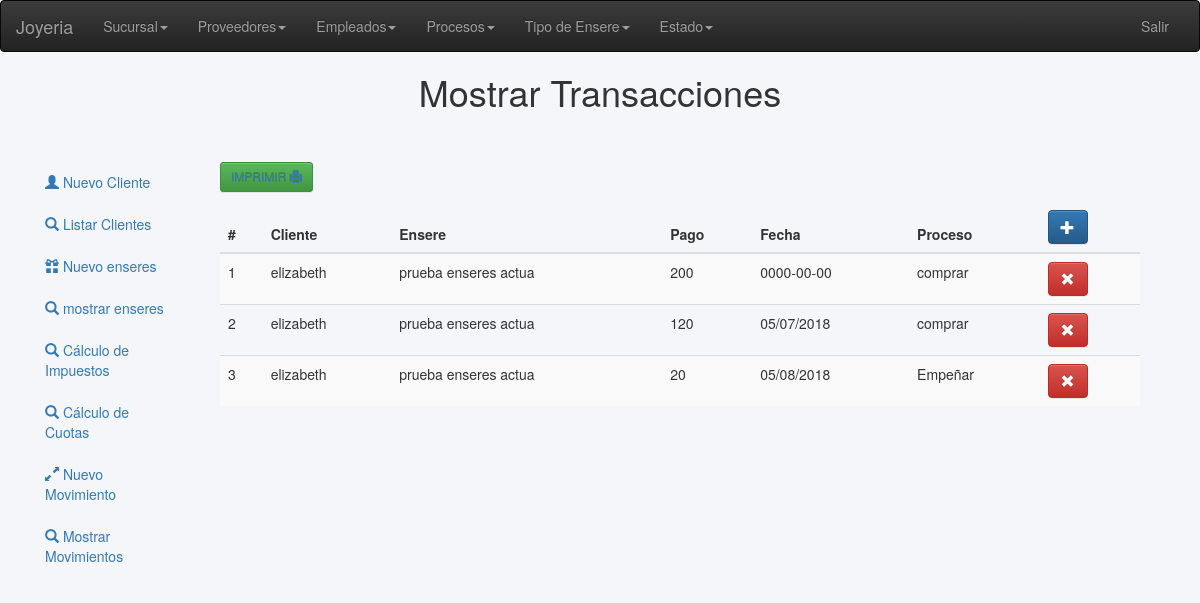
The app's page /views/clientesTransaccion/mostrar.php (signed in) with its own data.
### tables this page shows
CREATE TABLE `cliente_cuota` (
  `idCuota` int(11) NOT NULL,
  `idcliente` int(11) DEFAULT NULL,
  `id_enseres` int(11) DEFAULT NULL,
  `pago` decimal(10,0) NOT NULL,
  `fechaPago` text NOT NULL,
  `proceso` int(11) NOT NULL
);

CREATE TABLE `clientes` (
  `idcliente` int(11) NOT NULL,
  `nombre` varchar(70) DEFAULT NULL,
  `direccion` varchar(50) DEFAULT NULL,
  `telefono` int(8) DEFAULT NULL,
  `dui` int(15) DEFAULT NULL,
  `idsucursal` int(11) DEFAULT NULL,
  `clicorreo` varchar(30) DEFAULT NULL
);

CREATE TABLE `enseres` (
  `id_enseres` int(11) NOT NULL,
  `idcliente` int(11) DEFAULT NULL,
  `nombre_ensere` varchar(20) DEFAULT NULL,
  `material` varchar(15) DEFAULT NULL,
  `peso` float DEFAULT NULL,
  `valor` float DEFAULT NULL,
  `tipoEnsere` int(11) NOT NULL,
  `estado` int(11) NOT NULL,
  `fechaRegistro` text NOT NULL,
  `cuota` int(11) NOT NULL,
  `fechaPago` date NOT NULL
);

CREATE TABLE `proceso` (
  `id_proceso` int(11) NOT NULL,
  `nombre_proceso` varchar(20) DEFAULT NULL
);

### views/clientesTransaccion/mostrar.php (the view, shortened to what this page needs)
<?php   require('../head.php') ?>
<body style="background: #f5f6fa;">
    <?php   require('../header.php') ?>
    <h1 style="margin: 0 auto; display: block; text-align: center;">Mostrar Transacciones</h1>
    <section class="prueba container-fluid" style="margin-top: 50px; height: 335px;">
        <div class="row col-lg-12">
        <aside class="col-lg-2">
            <?php   require('../aside.php') ?>
        </aside>
            <div class="contenedor col-lg-10">
<table class="table table-striped" id="demo" style="margin-top: 10px;">
<thead>
<tr>
<th>#</th>
<th>Cliente</th>
<th>Ensere</th>
<th>Pago</th>
<th>Fecha</th>
<th>Proceso</th>
<th><a href="nuevo.php" class="btn btn-primary"title="Nuevo"><i class='glyphicon glyphicon-plus'></i></a></th>
</tr>
</thead>
<tbody>
<?php
$i = 1;
$md = new Model();
			$cn = $md->getConexion();
			$sqlMostrar = "SELECT cliente_cuota.*, clientes.nombre as cliente, enseres.nombre_ensere as ensere, proceso.nombre_proceso as proceso FROM `cliente_cuota` INNER JOIN clientes ON clientes.idcliente =  cliente_cuota.idcliente INNER JOIN enseres on enseres.id_enseres = cliente_cuota.id_enseres inner join proceso on proceso.id_proceso = cliente_cuota.proceso ";
			$res = mysqli_query($cn,$sqlMostrar);
		while($row = mysqli_fetch_assoc($res)){
            echo "<tr><td>". $i++ . " </td><td> ";
            echo $row['cliente'] . "</td><td>";
            echo $row['ensere'] . "</td><td>";
            echo $row['pago']."</td><td>";
            echo $row['fechaPago']."</td><td>";
            echo $row['proceso']."</td><td>";
            echo "<a href='../../controllerTransaccion.php?op=eliminar&id=".$row['idCuota']."' class='btn btn-danger' mtitle='Eliminar'>
            <i class='glyphicon glyphicon-remove'></i></a>";
            echo "</td></tr>\n";
        }
?>
<button class="btn btn-success btn-sm" id="stock-report"><a href="factura.php"> IMPRIMIR
                    <span class="glyphicon glyphicon-print" aria-hidden="true"></span>
                </button></a>
</tbody>
</table>
</div>
</div>
    </section>

### records on screen
cliente_cuota: idcliente.nombre "elizabeth", id_enseres.nombre_ensere "prueba enseres actua", pago "200", fechaPago "0000-00-00", proceso.nombre_proceso "comprar"
cliente_cuota: idcliente.nombre "elizabeth", id_enseres.nombre_ensere "prueba enseres actua", pago "120", fechaPago "05/07/2018", proceso.nombre_proceso "comprar"
cliente_cuota: idcliente.nombre "elizabeth", id_enseres.nombre_ensere "prueba enseres actua", pago "20", fechaPago "05/08/2018", proceso.nombre_proceso "Empeñar"
